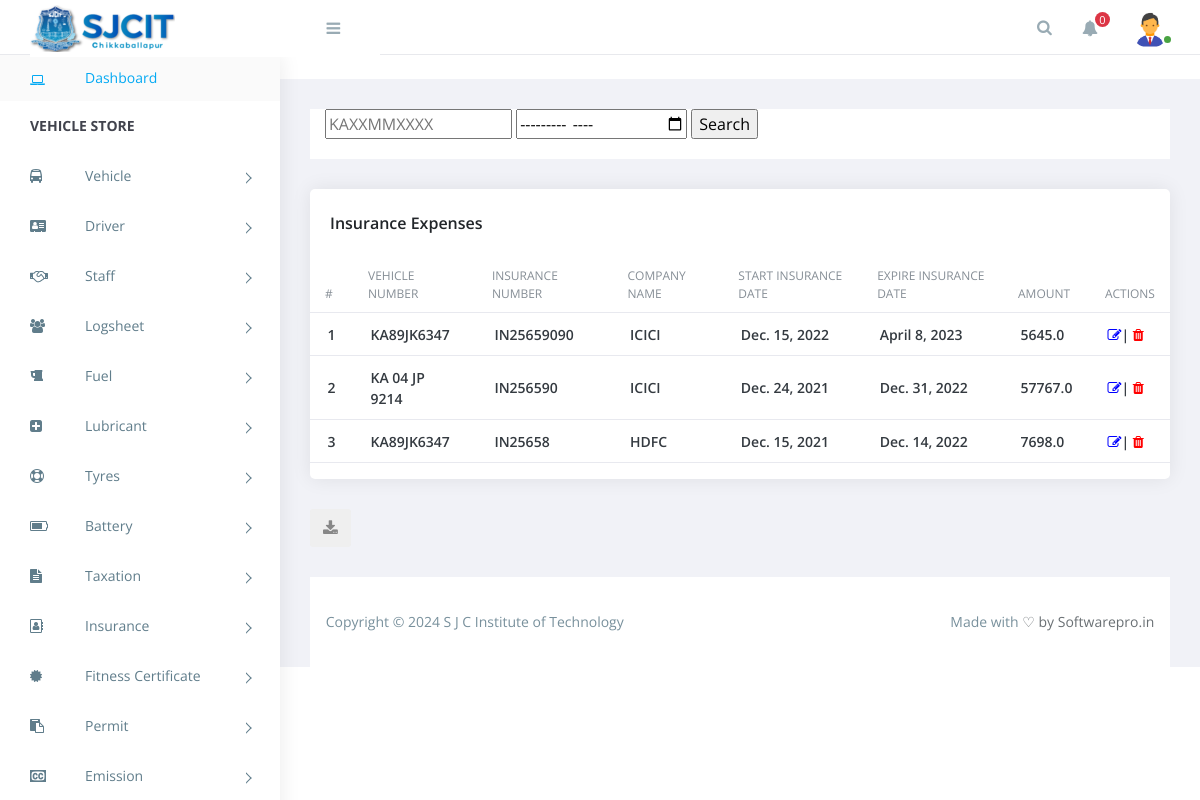
/insurance_list (signed in), run on the app's committed database.
### accounts/models.py (models this page shows, shortened)
class Profile(models.Model):
    user = models.OneToOneField(User,null=True,on_delete=models.CASCADE)
    name = models.CharField(max_length=200,null=True)
    phone = models.CharField(max_length=200,null=True)
    email = models.EmailField(max_length=50,null=True)
    image = models.ImageField(default='/admin.png',null=True)
    date_created = models.DateTimeField(auto_now_add=True,null=True)

### invoice/models.py (models this page shows, shortened)
class Insurance(models.Model):
    def get_upload_path(instance, filename): return 'documents/{0}/{1}'.format(instance.vehicle.vehicle_no, filename)
    vehicle = models.ForeignKey(Vehicle, on_delete=models.CASCADE, related_name="insurances")
    company_name = models.CharField(max_length=100, blank=False, null=False)
    insurance_no = models.CharField(max_length=100, blank=False, null=False, unique=True)
    insurance_amount = models.FloatField(blank=False, null=False, )
    insurance_from = models.DateField(blank=False, null=False)
    insurance_to = models.DateField(blank=True, null=True)
    expire_time = models.TimeField(blank=True, null=True,auto_now=True,editable=True)
    insurance_document = models.FileField(upload_to=get_upload_path, blank=True, null=True)

class Vehicle(models.Model):
    user = models.ForeignKey(
        User, on_delete=models.CASCADE, related_name="vehicles")
    vehicle_no = models.CharField(max_length=100, blank=False, null=False)
    type = models.CharField(max_length=100, blank=False, null=False,)
    owner_name = models.CharField(max_length=100, blank=False, null=False)
    wheel_base = models.CharField(max_length=100, blank=False, null=False,)
    engine_no = models.CharField(max_length=100, blank=False, null=False,unique=True)
    chasis_no = models.CharField(
        max_length=100, blank=False, null=False, unique=True)
    body_type = models.CharField(max_length=100, blank=False, null=False)
    fuel_type = models.CharField(max_length=100, blank=False, null=False)
    fuel_capacity = models.FloatField(blank=False, null=False)
    make = models.CharField(max_length=100, null=False, blank=False)
    seating_capacity = models.IntegerField(blank=False, null=False)
    unloaden_weight = models.IntegerField(blank=False, null=False)
    loaden_weight = models.IntegerField(blank=False, null=False)
    tyre_size = models.CharField(max_length=100, blank=False, null=False)
    registration_date = models.DateField(blank=False, null=False)
    target_kmpl = models.FloatField(blank=False, null=False, )

### accounts/decorators.py (the view)
        def wrapper_func(request, *args, **kwargs):
            group = None
            if request.user.groups.exists():
                group = request.user.groups.all()[0].name
            if group in allowed_roles:
                return view_func(request, *args, **kwargs)
            else:
                return HttpResponse('You are not authorized to view this page')

### invoice/notification_processors.py (called while the page is built)
def notifications(request):
    data = Notify.objects.filter(sent=True).order_by('-id')[:3]
    return {'notifications': data}

### templates/invoice/insurance_list.html (shortened to what this page needs)
{% extends 'base/base.html' %}
{% block breadcrumbs %}
<div class="breadcrumbs">
    <div class="breadcrumbs-inner">
        <div class="row m-0">
            <div style="margin: 0px; padding: 0px;" class="col-s">
                <div class="page-header float-left">
                    <div class="page-title">
                        <form action="" method="post">
                            <div class="calender">
                                <input type="text" name="vehicle" id="vehicle" placeholder="KAXXMMXXXX">
                                <input type="month" name="month" id="month" placeholder="Month">
                                <input type="submit" name="submit" value="Search">
                            </div>
                        </form>
                    </div>
                </div>
            </div>
        </div>
    </div>
</div>
{% endblock breadcrumbs %}
{% block content %}
<div class="clearfix">
    <div class="vehicle">
        <div class="row">
            <div class="col-xl-12">
                <div class="card">
                    <div class="card-body">
                        <h4 class="box-title">Insurance Expenses</h4>
                    </div>
                    <div class="card-body--">
                        <div class="table-stats vehicle-table ov-h">
                            <table class="table">
                                <thead>
                                    <tr>
                                        <th class="serial">#</th>
                                        <th>Vehicle number</th>
                                        <th>Insurance Number</th>
                                        <th>Company Name</th>
                                        <th>Start Insurance Date</th>
                                        <th>Expire Insurance Date</th>
                                        <th>Amount</th>
                                        <th>Actions</th>
                                    </tr>
                                </thead>
                                <tbody>
                                    {% if insurance %}
                                    {% for data in insurance %}
                                    <tr>
                                        <td>{{forloop.counter}}</td>
                                        <td>{{data.vehicle.vehicle_no}}</td>
                                        <td>{{data.insurance_no}}</td>
                                        <td>{{data.company_name}}</td>
                                        <td>{{data.insurance_from}}</td>
                                        <td>{{data.insurance_to}}</td>
                                        <td>{{data.insurance_amount}}</td>
                                        <td>
                                            <a style="color: blue;" href="{% url 'update_insurance' data.id %}"
                                                class="fa fa-pencil-square-o"></a>|
                                            <a style="color: red;" href="{% url 'delete_insurance' data.id %}"
                                                class="fa fa-trash"></a>
                                        </td>
                                    </tr>
                                    {% endfor %}
                                    {% else %}
                                    <tr>
                                        <td colspan="12" class="text-center ">OOPS,Insurancedata not Found !</td>
                                    </tr>
                                    {% endif %}
                                </tbody>
                            </table>
                        </div>
                    </div>
                </div>
            </div>
        </div>
    </div>
    <button class="btn" onclick="generatePDF()"><i class="fa fa-download"></i></button>
</div>
{% endblock content %}

### templates/base/navbar.html (shortened to what this page needs)
{% load static %}
<header id="header" class="header">
    <div class="top-left">
        <div class="navbar-header">
            <a class="navbar-brand" href=""><img src="{% static 'images/logo_1.png' %}" alt="Logo"></a>
            <a id="menuToggle" class="menutoggle"><i class="fa fa-bars"></i></a>
        </div>
    </div>
    <div class="top-right">
        <div class="header-menu">
            <div class="header-left">
                <button class="search-trigger"><i class="fa fa-search"></i></button>
                <div class="dropdown for-notification">
                    <button class="btn btn-secondary dropdown-toggle" type="button" id="notification"
                        data-toggle="dropdown" aria-haspopup="true" aria-expanded="false">
                        <i class="fa fa-bell"></i>
                        <span class="count bg-danger" id="notification-badge">0</span>
                    </button>
                </div>
            </div>
            {% if request.user.is_authenticated %}
            {% if request.user.is_superuser %}
            <div class="user-area dropdown float-right">
                <a href="#" class="dropdown-toggle active" data-toggle="dropdown" aria-haspopup="true"
                    aria-expanded="false">
                    <img class="user-avatar rounded-circle" src="{{request.user.profile.image.url}}" alt="User Avatar">
                </a>
                <div class="user-menu dropdown-menu">
                    <a class="nav-link" href="{% url 'logout' %}"><i class="fa fa-power -off"></i>Logout</a>
                </div>
            </div>
            {% else %}
            <div class="user-area dropdown float-right">
                <a href="#" class="dropdown-toggle active" data-toggle="dropdown" aria-haspopup="true"
                    aria-expanded="false">
                    <img class="user-avatar rounded-circle" src="{{request.user.profile.image.url}}" alt="User Avatar">
                </a>
            </div>
            {% endif %}
            {% endif %}
        </div>
    </div>
</header>

### static/assets/css/style.css (style rules this page uses)
body { display: table; font-family: "Open Sans", sans-serif; font-size: 16px; width: 100%; }
h1, h2, h3, h4, h5, h6 { margin: 0; }
img { max-width: 100%; }
.ov-h { overflow: hidden; }
.btn, button, input, textarea { -webkit-box-shadow: none; box-shadow: none; outline: 0 !important; }
.btn { border-radius: 3px; }
.right-panel .top-left { width: 350px; float: left; }
.right-panel .breadcrumbs { float: left; margin-top: 30px; padding: 0 1.875em; width: 100%; }
.right-panel .breadcrumbs .breadcrumbs-inner { background-color: #fff; }
.right-panel .page-header { min-height: 50px; margin: 0px; padding: 0px 15px; background: #ffffff; border-bottom: 0px; }
.right-panel header.header { background: #fff; border-bottom: 1px solid #e8e9ed; -webkit-box-shadow: none; box-shadow: none; clear: both; padding: 0 30px; height: 55px; position: fixed; left: 280px; left: 0; right: 0; top: 0; z-index: 999; }
.right-panel .navbar-brand { width: 250px; display: inline-block; }
.right-panel .menutoggle { padding-top: 7px; }
.right-panel .navbar-header { width: 100%; background-color: #fff; padding: 0 1.25em 0 0; }
.right-panel .navbar-header>a { display: inline-block; }
.right-panel .navbar-brand { line-height: 42px; }
.right-panel .navbar-brand img { max-width: 145px; }
.menutoggle { background-color: transparent; color: #99abb4 !important; cursor: pointer; font-size: 1em; height: 40px; line-height: 40px; width: 40px; display: block; text-align: right; }
.search-trigger { background: transparent; border: none; color: #99abb4; cursor: pointer; font-size: 16px; line-height: 55px; padding: 0; width: 43px; }
.header-left { display: inline-block; }
.header-left .dropdown { display: inline-block; }
.header-left .dropdown .dropdown-toggle { background: transparent; border: none; color: #99abb4; font-size: 16px; line-height: 55px; padding-top: 0; padding-bottom: 0; }
.header-left .dropdown .dropdown-toggle:after { display: none; }
.header-left .dropdown .dropdown-toggle .count { border-radius: 50%; color: #fff; font-size: 11px; height: 15px; width: 15px; line-height: 15px; right: 0; top: 12px; position: absolute; }
.header-menu { display: -webkit-box; display: -ms-flexbox; display: flex; -webkit-box-pack: end; -ms-flex-pack: end; justify-content: flex-end; }
.header-menu .dropdown { line-height: 55px; margin-top: 0 !important; }
.header-menu .dropdown .dropdown-toggle { line-height: 55px; }
.user-area .dropdown-toggle { position: relative; z-index: 0; }
.user-area .dropdown-toggle:before { content: ""; position: absolute; right: -3px; bottom: 10px; background: #868e96; width: 11px; height: 11px; border-radius: 100%; border: 2px solid white; z-index: 1; }
.user-area .dropdown-toggle.active:before { background: #49a342; }
.user-area { float: right; padding-right: 0; position: relative; padding-left: 20px; }
.user-area .user-avatar { float: right; width: 40px; }
.user-area .dropdown-toggle { line-height: 55px; height: 55px; display: -webkit-box; display: -ms-flexbox; display: flex; -webkit-box-pack: center; -ms-flex-pack: center; justify-content: center; -webkit-box-align: center; -ms-flex-align: center; align-items: center; }
.user-area .dropdown-toggle:after { display: none; }
.card { margin-bottom: 1.875em; border-radius: 5px; padding: 0; border: 0px solid transparent; -webkit-box-shadow: 0 0 20px rgba(0, 0, 0, 0.08); box-shadow: 0 0 20px rgba(0, 0, 0, 0.08); }
.card .box-title { font-weight: 600; font-size: 1em; padding: 5px 0; }
.card .card-body { float: left; padding: 1.25em; position: relative; width: 100%; }
.card h4 { font-size: 1.1rem; }
.table-stats table { font-family: 'Open Sans'; }
.table-stats table th, .table-stats table td { border: none; border-bottom: 1px solid #e8e9ef; color: #868e96; font-size: 12px; font-weight: normal; padding: .75em 1.25em; text-transform: uppercase; }
.table-stats table td { color: #343a40; font-size: 14px; font-weight: 600; text-transform: capitalize; vertical-align: middle; }
.btn, .button { display: inline-block; font-weight: 400; text-align: center; white-space: nowrap; vertical-align: middle; -webkit-transition: all .15s ease-in-out; transition: all .15s ease-in-out; border-radius: 3; cursor: pointer; }
@media (max-width: 1368px) { .card-body { padding: 15px; } }

### templates/base/base.html (style rules this page uses)
table { border-collapse: collapse; border-spacing: 0; width: 100%; }

### data on the page
Insurance: vehicle.vehicle_no "KA89JK6347", insurance_no "IN25659090", company_name "ICICI", insurance_from "Dec. 15, 2022", insurance_to "April 8, 2023", insurance_amount "5645.0"
Insurance: vehicle.vehicle_no "KA 04 JP 9214", insurance_no "IN256590", company_name "ICICI", insurance_from "Dec. 24, 2021", insurance_to "Dec. 31, 2022", insurance_amount "57767.0"
Insurance: vehicle.vehicle_no "KA89JK6347", insurance_no "IN25658", company_name "HDFC", insurance_from "Dec. 15, 2021", insurance_to "Dec. 14, 2022", insurance_amount "7698.0"
